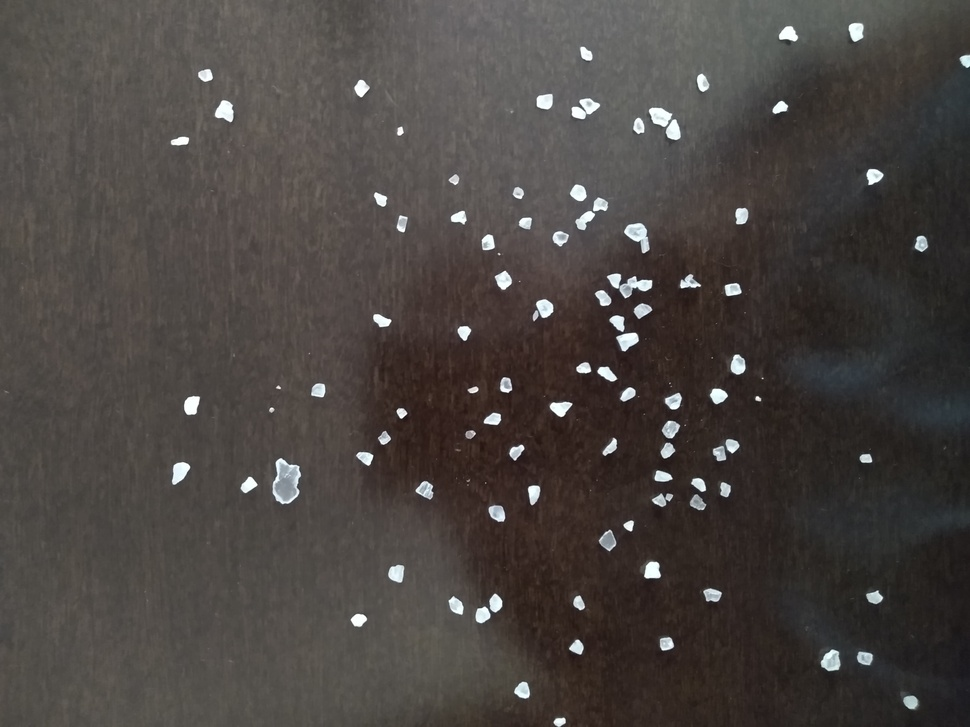
#> input picture exercise_36/data_extraction/img3.jpg, 970 x 727 px, shrunk from 4160 x 3120 before the run; its folder holds only this picture in this run
$ python 'lesson 35 - grainsalts anlysis.py'   (older library calls are emulated)
#> lines starting #> are read from the running program, lines starting #| are printed output that depends on the picture; after the words box and inside, x2 and y2 are one past the last pixel; in counts of white or black regions, pixels touching at a corner belong together
# -*- coding: utf-8 -*-
"""
Created on Thu Apr 30 15:48:35 2020

@author: felip
"""
from matplotlib import pyplot as plt
from skimage import io, img_as_ubyte, measure
import glob
import  numpy as np
from scipy import ndimage
import cv2
import pandas as pd


print('lists creation')
list_area=['area']
list_labels=['labels']
list_perimeter = ['perimeter']
list_majax = ['major axis']
list_minax = ['minor axis']
list_eqdiam =['eqv diameter']

list_all = [list_labels,
                list_area,
                list_perimeter,
                list_majax,
                list_minax,
                list_eqdiam]

#path = '\*.jpg'
index = 0
pathlist = []
for file in glob.glob('*.jpg'):
    print('reading')
    #img1 = io.imread(path, as_gray = False)
    print(file)
    print(index)
    img2 = img_as_ubyte(io.imread(file, as_gray = True))
#> img2: shape (727, 970); min 18, max 255, mean 70.1
    img_clr = io.imread(file, as_gray = False)
    plt.imshow(img2, cmap = 'gray')
    index += 1

    print('threshold')
    #threshold the img
    ret, thresh = cv2.threshold(img2, 0, 255, cv2.THRESH_BINARY + cv2.THRESH_OTSU )
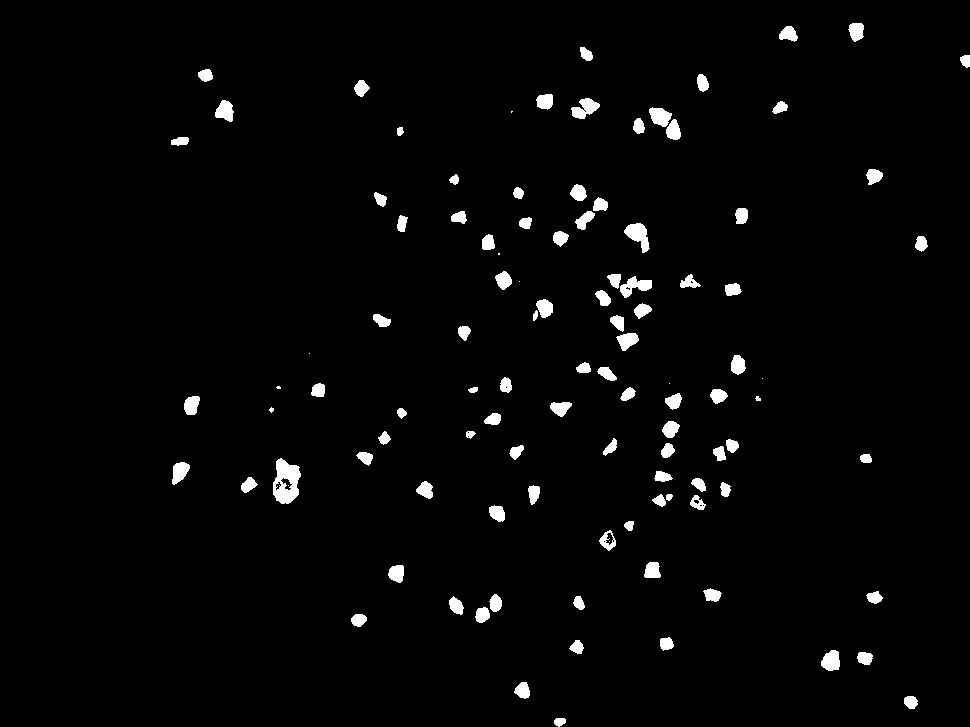
#> thresh: shape (727, 970); 2.4% white; 108 white regions (10 under 20 px), largest, box (x1, y1, x2, y2) and area: (273, 458, 301, 504) 856, (624, 223, 650, 253) 414, (620, 276, 652, 298) 354
#> ret = 143
    io.imshow(thresh)

    print('bordercleaning')
    #border clearing
    from skimage.segmentation import clear_border
    thresh_brdclr = clear_border(thresh)
    io.imshow(thresh_brdclr, cmap = 'gray')

    print('opening')
    #opening to eliminate the noisy background
    kernel = np.ones((5,5),np.uint8)
    erosion = cv2.erode(thresh_brdclr,kernel,iterations = 2)
#> erosion: shape (727, 970); 0.14% white; 63 white regions (47 under 20 px), largest, box (x1, y1, x2, y2) and area: (280, 465, 295, 478) 91, (631, 228, 642, 237) 69, (827, 656, 835, 666) 61
    dilation = cv2.dilate(erosion,kernel,iterations = 2)
#> dilation: shape (727, 970); 1.3% white; 62 white regions, largest, box (x1, y1, x2, y2) and area: (276, 461, 299, 482) 379, (627, 224, 646, 241) 293, (651, 108, 669, 125) 269
    # [6 lines of commented-out code are left out]

    print('sure background')
    #sure bg area
    sure_bg = cv2.dilate(dilation, kernel, iterations = 3)
#> sure_bg: shape (727, 970); 5.1% white; 52 white regions, largest, box (x1, y1, x2, y2) and area: (548, 180, 613, 249) 2121, (594, 290, 654, 353) 2108, (628, 102, 686, 145) 1760

    print('sure foreground')
    #sure foreground area
    dist_transform = cv2.distanceTransform(dilation, cv2.DIST_L2, 5)
    ret2, sure_fg = cv2.threshold(dist_transform, 0.2*dist_transform.max(), 255,0)
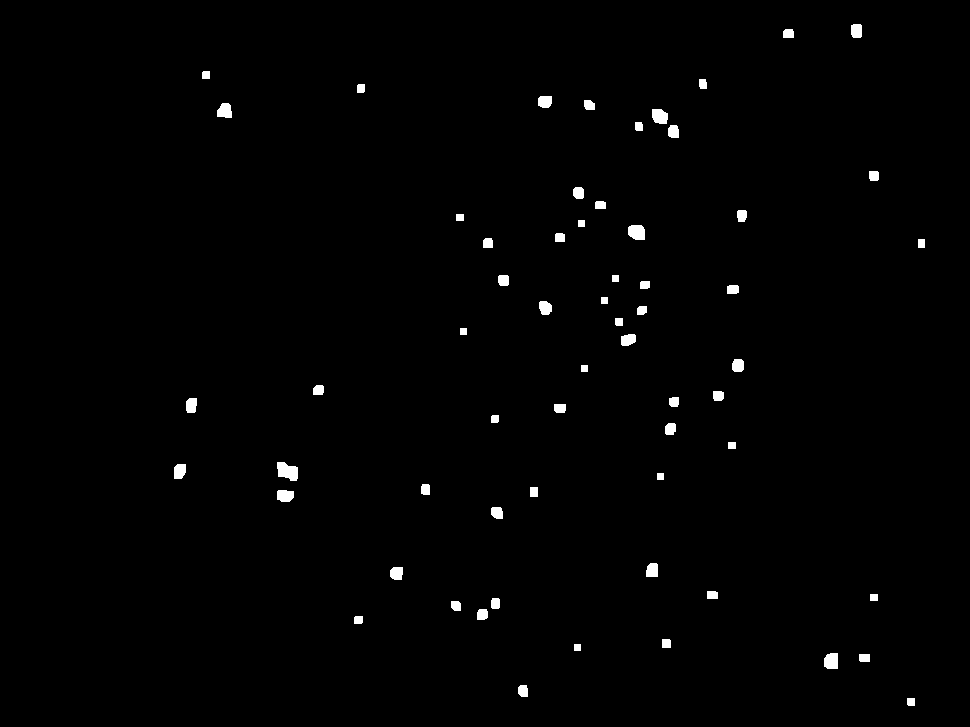
#> sure_fg: shape (727, 970) float32; 0.92% white; 62 white regions, largest, box (x1, y1, x2, y2) and area: (277, 462, 298, 481) 295, (628, 225, 645, 240) 225, (824, 653, 838, 669) 205
#> ret2 = 1.76
    #plt.imshow(sure_fg, cmap = 'gray')


    print('unknown')
    #unknow region - simply subtract the images
    sure_fg = np.uint8(sure_fg)
    unknown = cv2.subtract(sure_bg, sure_fg)
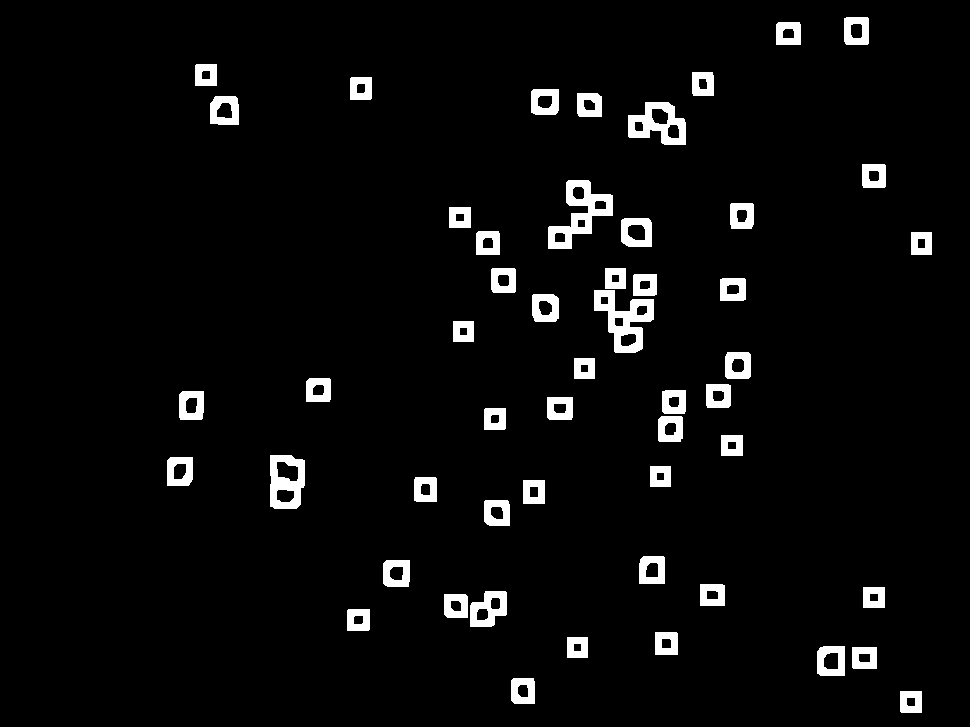
#> unknown: shape (727, 970); 4.2% white; 52 white regions
    #plt.imshow(unknown, cmap = 'jet')

    print('marker')
    #marker labeling - set labels 2 fg objects
    ret3, markers = cv2.connectedComponents(sure_fg)
#> markers: shape (727, 970) int32; 63 distinct labels, from 0 to 62
#> ret3 = 63
    #add 1 to all labels, so to make sure background is not 0, but 1 (differentiate from unknown)
    markers = markers + 1
#> markers: shape (727, 970) int32; 63 distinct labels, from 1 to 63

    print('marker update')
    #mark the unknown region with zero
    markers[unknown == 255] = 0
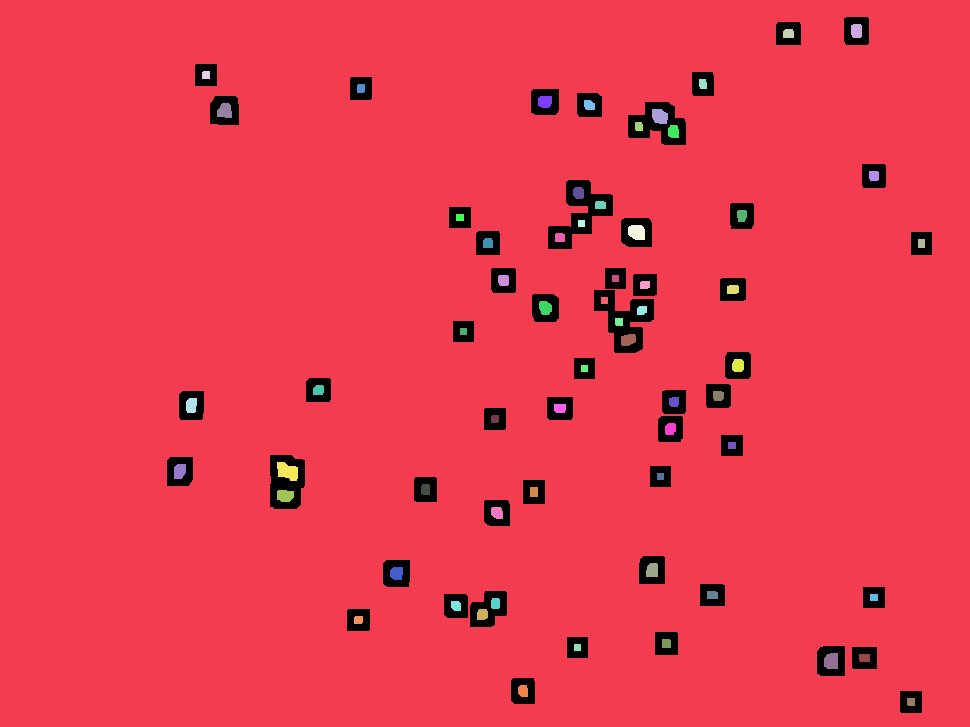
#> markers: shape (727, 970) int32; 64 distinct labels, from 0 to 63; one colour per label, 0 black
    #it uses the previous unknown region as a mask for updating the marker

    #final step - apply watershd
    #markers = cv2.watershed(img2, markers)
    from skimage.morphology import watershed

    print('watershed implementation')
    markers = watershed(-dist_transform, markers, mask = img2)
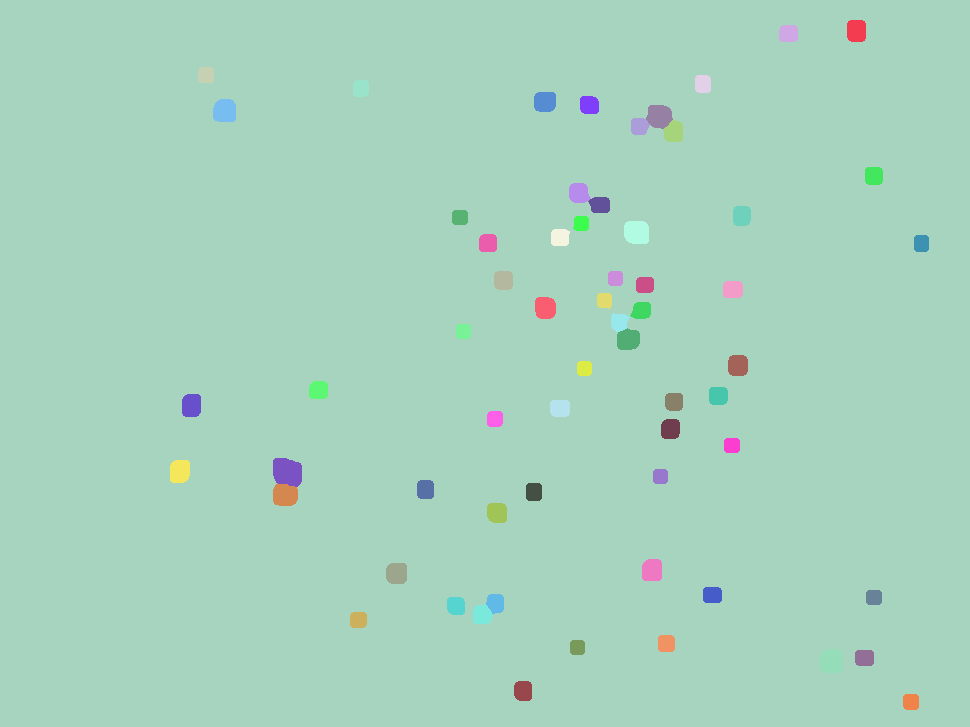
#> markers: shape (727, 970) int32; 63 distinct labels, from 1 to 63; one colour per label, 0 black
    #plt.imshow(markers, cmap = 'jet')
    img_clr[markers == 1] = [0,255,0]
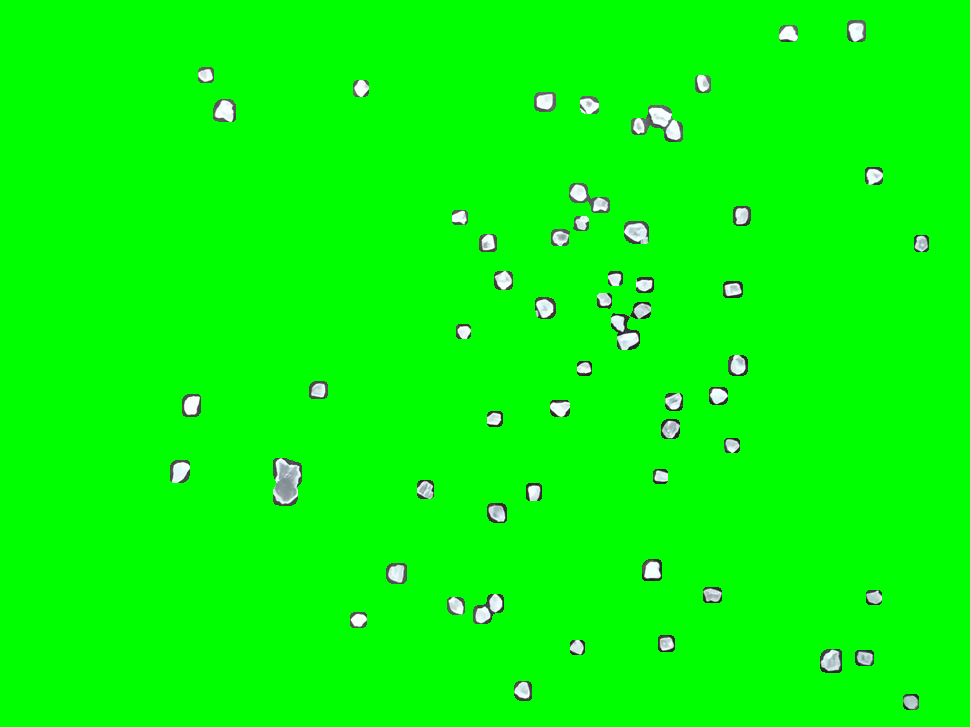
#> img_clr: shape (727, 970, 3); mean R, G, B 4.6, 252.4, 4.8

    #information extract
    regions = measure.regionprops(markers, intensity_image = None)
#> regions = 63 regions; largest, box (x1, y1, x2, y2) and area: (0, 0, 970, 727) 685062, (273, 458, 302, 487) 707, (624, 221, 649, 244) 529, (646, 105, 673, 129) 502, (820, 649, 842, 673) 495
    #element = 0
    #region_length = len(regions)
    print('loop front')
    for i,element in enumerate(regions): #need to set the upper limit to list length
        print('inside loop - begin')
        print(regions[i].area)
        list_area.append(regions[i].area)
        list_labels.append(regions[i].label)
        list_perimeter.append(regions[i].perimeter)
        list_majax.append(regions[i].major_axis_length)
        list_minax.append(regions[i].minor_axis_length)
        list_eqdiam.append(regions[i].equivalent_diameter)
        print('inside loop - end')
#> this loop made 63 passes
#> (printed output is left out)
#> after the loop, list_area = 64 items, first 6: 'area', 685062, 395, 304, 242, 272; list_eqdiam = 64 items, first 6: 'eqv diameter', 933.9, 22.43, 19.67, 17.55, 18.61; list_labels = 64 items, first 6: 'labels', 1, 2, 3, 4, 5; list_majax = 64 items, first 6: 'major axis', 1127.8, 24.32, 20.97, 17.85, 19.92; list_minax = 64 items, first 6: 'minor axis', 841.8, 21.03, 18.76, 17.54, 17.66; list_perimeter = 64 items, first 6: 'perimeter', 7585.1, 72.73, 62.73, 55.31, 59.31

print('outside loop')
listall = np.array(list_all)

listallT = np.transpose(listall)

dataframe1 = pd.DataFrame(listallT)
dataframe1.to_csv('exercise 35.csv')
